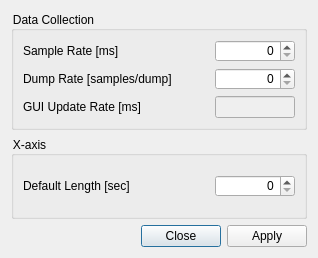
<?xml version="1.0" encoding="UTF-8"?>
<ui version="4.0">
 <class>DialogSettings</class>
 <widget class="QDialog" name="DialogSettings">
  <property name="geometry">
   <rect>
    <x>0</x>
    <y>0</y>
    <width>318</width>
    <height>258</height>
   </rect>
  </property>
  <property name="windowTitle">
   <string>Oscilloscope Settings</string>
  </property>
  <property name="styleSheet">
   <string notr="true">font: 9pt ;</string>
  </property>
  <property name="modal">
   <bool>false</bool>
  </property>
  <layout class="QVBoxLayout" name="verticalLayout_2">
   <item>
    <widget class="QGroupBox" name="gbSampling">
     <property name="sizePolicy">
      <sizepolicy hsizetype="Expanding" vsizetype="Preferred">
       <horstretch>0</horstretch>
       <verstretch>0</verstretch>
      </sizepolicy>
     </property>
     <property name="title">
      <string>Data Collection</string>
     </property>
     <layout class="QGridLayout" name="glDataCollection">
      <item row="2" column="1">
       <widget class="QLabel" name="labelGuiRate">
        <property name="text">
         <string>GUI Update Rate [ms]</string>
        </property>
       </widget>
      </item>
      <item row="0" column="2">
       <widget class="QSpinBox" name="sbSampleRate">
        <property name="sizePolicy">
         <sizepolicy hsizetype="Fixed" vsizetype="Fixed">
          <horstretch>0</horstretch>
          <verstretch>0</verstretch>
         </sizepolicy>
        </property>
        <property name="minimumSize">
         <size>
          <width>80</width>
          <height>0</height>
         </size>
        </property>
        <property name="alignment">
         <set>Qt::AlignRight|Qt::AlignTrailing|Qt::AlignVCenter</set>
        </property>
       </widget>
      </item>
      <item row="2" column="2">
       <widget class="QLineEdit" name="leGuiUpdateRate">
        <property name="enabled">
         <bool>false</bool>
        </property>
        <property name="sizePolicy">
         <sizepolicy hsizetype="Fixed" vsizetype="Fixed">
          <horstretch>0</horstretch>
          <verstretch>0</verstretch>
         </sizepolicy>
        </property>
        <property name="minimumSize">
         <size>
          <width>80</width>
          <height>0</height>
         </size>
        </property>
        <property name="maximumSize">
         <size>
          <width>80</width>
          <height>16777215</height>
         </size>
        </property>
        <property name="alignment">
         <set>Qt::AlignRight|Qt::AlignTrailing|Qt::AlignVCenter</set>
        </property>
       </widget>
      </item>
      <item row="0" column="1">
       <widget class="QLabel" name="labelSampleRate">
        <property name="text">
         <string>Sample Rate [ms]</string>
        </property>
       </widget>
      </item>
      <item row="1" column="2">
       <widget class="QSpinBox" name="sbDumpRate">
        <property name="sizePolicy">
         <sizepolicy hsizetype="Fixed" vsizetype="Fixed">
          <horstretch>0</horstretch>
          <verstretch>0</verstretch>
         </sizepolicy>
        </property>
        <property name="minimumSize">
         <size>
          <width>80</width>
          <height>0</height>
         </size>
        </property>
        <property name="alignment">
         <set>Qt::AlignRight|Qt::AlignTrailing|Qt::AlignVCenter</set>
        </property>
       </widget>
      </item>
      <item row="1" column="1">
       <widget class="QLabel" name="labelDumpRate">
        <property name="text">
         <string>Dump Rate [samples/dump]</string>
        </property>
       </widget>
      </item>
     </layout>
    </widget>
   </item>
   <item>
    <widget class="QGroupBox" name="gbXAxis">
     <property name="sizePolicy">
      <sizepolicy hsizetype="Expanding" vsizetype="Preferred">
       <horstretch>0</horstretch>
       <verstretch>0</verstretch>
      </sizepolicy>
     </property>
     <property name="maximumSize">
      <size>
       <width>16777215</width>
       <height>170</height>
      </size>
     </property>
     <property name="title">
      <string>X-axis</string>
     </property>
     <layout class="QGridLayout" name="glXAxis">
      <item row="0" column="0">
       <widget class="QLabel" name="labelXAxisLength">
        <property name="text">
         <string>Default Length [sec]</string>
        </property>
       </widget>
      </item>
      <item row="0" column="1">
       <widget class="QSpinBox" name="sbLenAxisX">
        <property name="sizePolicy">
         <sizepolicy hsizetype="Fixed" vsizetype="Fixed">
          <horstretch>0</horstretch>
          <verstretch>0</verstretch>
         </sizepolicy>
        </property>
        <property name="minimumSize">
         <size>
          <width>80</width>
          <height>0</height>
         </size>
        </property>
        <property name="alignment">
         <set>Qt::AlignRight|Qt::AlignTrailing|Qt::AlignVCenter</set>
        </property>
       </widget>
      </item>
     </layout>
    </widget>
   </item>
   <item>
    <widget class="QDialogButtonBox" name="bbApplyClose">
     <property name="orientation">
      <enum>Qt::Horizontal</enum>
     </property>
     <property name="standardButtons">
      <set>QDialogButtonBox::Apply|QDialogButtonBox::Close</set>
     </property>
    </widget>
   </item>
  </layout>
 </widget>
 <resources/>
 <connections>
  <connection>
   <sender>bbApplyClose</sender>
   <signal>accepted()</signal>
   <receiver>DialogSettings</receiver>
   <slot>accept()</slot>
   <hints>
    <hint type="sourcelabel">
     <x>248</x>
     <y>254</y>
    </hint>
    <hint type="destinationlabel">
     <x>157</x>
     <y>274</y>
    </hint>
   </hints>
  </connection>
  <connection>
   <sender>bbApplyClose</sender>
   <signal>rejected()</signal>
   <receiver>DialogSettings</receiver>
   <slot>reject()</slot>
   <hints>
    <hint type="sourcelabel">
     <x>316</x>
     <y>260</y>
    </hint>
    <hint type="destinationlabel">
     <x>286</x>
     <y>274</y>
    </hint>
   </hints>
  </connection>
 </connections>
</ui>
